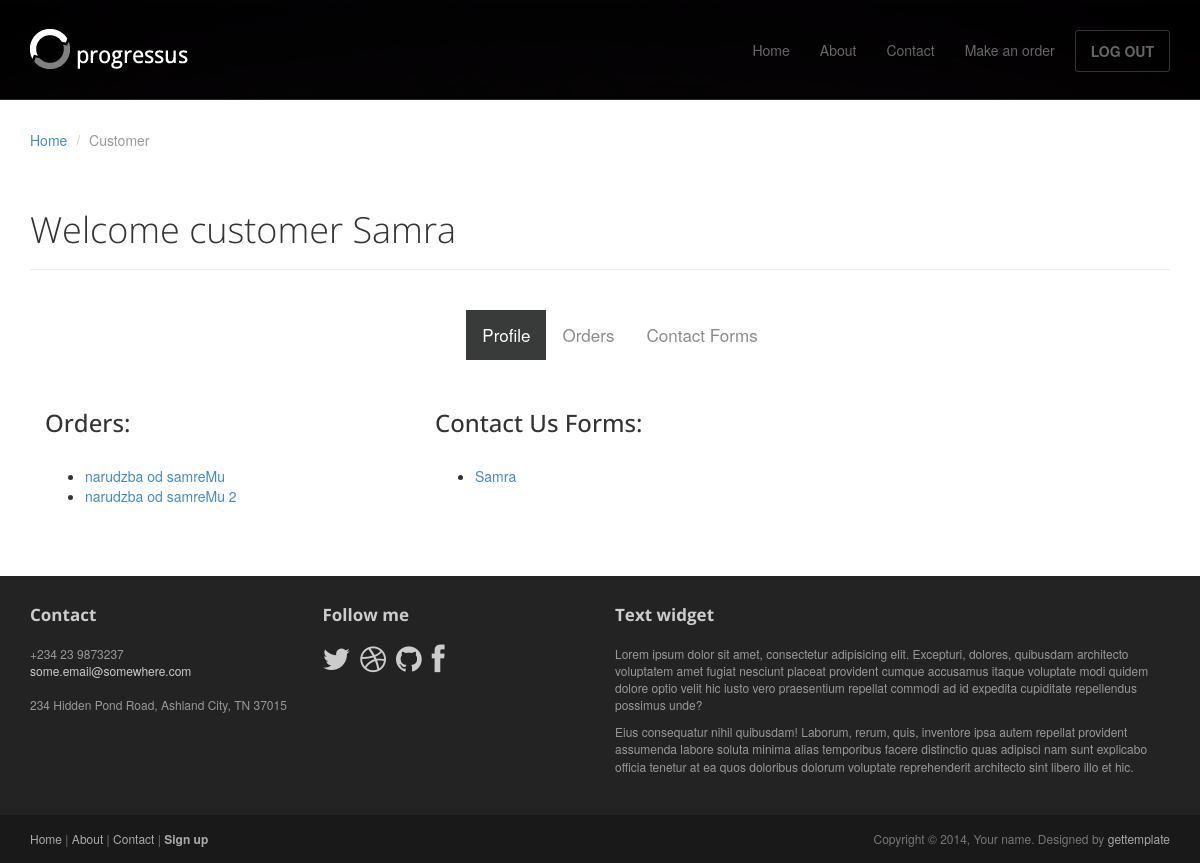
Screenshot of /customer/ (signed in) with the database file from the repository.
### printStudioApp/models.py (models this page shows)
class Order(models.Model):
    userID = models.ForeignKey(User, related_name="orders", on_delete=models.CASCADE)
    orderCode = models.CharField(max_length=15, blank=False)
    title = models.FileField(upload_to='media')
    print_type = models.CharField(max_length=10)
    bind_type = models.CharField(max_length=10)
    number_of_copies = models.IntegerField()
    color = models.CharField(max_length=20)
    created_at = models.DateTimeField(auto_now_add=False)
    class Meta:
        db_table = "printStudioApp_order"
    def __str__(self):
        return f'{self.orderCode}'

class ContactUsForm(models.Model):
    name = models.CharField(max_length=20)
    email = models.EmailField(unique=False)
    message = models.CharField(max_length=500)
    def __str__(self):
        return f'{self.name}'

### printStudioApp/decorators.py (the view)
        def wrapper_func(request, *args, **kwargs):
            group = None
            if request.user.groups.exists():
                group = request.user.groups.all()[0].name
            if group in allowed_roles:
                return view_func(request, *args, **kwargs)
            else:
                return HttpResponse('You are not authorized to view this page')

### printStudioApp/views.py (called while the page is built)
@unauthenticated_user
@login_required(login_url='login')
@allowed_users(['customer','admin'])
def customerPage(request):
    customuserModel = CustomUser.objects.get(pk=request.user.id)
    phone = customuserModel.phoneNumber
    my_orders = Order.objects.filter(userID=request.user)
    my_contactForms = ContactUsForm.objects.filter(email=request.user.email)
    context = {'my_orders':my_orders, 'my_contactForms':my_contactForms,
	'user':request.user,'phone':phone }
    return render(request, 'customer.html', context)

### printStudioApp/templates/customer.html (shortened to what this page needs)
{% load static %}
<!DOCTYPE html>
<html lang="en">
<head>
	<link rel="stylesheet" href={% static 'css/bootstrap.min.css' %}>
	<link rel="stylesheet" href={% static 'css/font-awesome.min.css' %}>
	<link rel="stylesheet" href={% static 'css/bootstrap-theme.css' %} media="screen" >
	<link rel="stylesheet" href={% static 'css/main.css' %}>
</head>
<body>
	<div class="navbar navbar-inverse navbar-fixed-top headroom" >
		<div class="container">
			<div class="navbar-header">
				<a class="navbar-brand" href={% url 'home' %}><img src={% static 'images/logo.png' %} alt="Progressus HTML5 template"></a>
			</div>
			<div class="navbar-collapse collapse">
				<ul class="nav navbar-nav pull-right">
					<li><a href={% url 'home' %}>Home</a></li>
					<li><a href={% url 'about' %}>About</a></li>
					<li><a href={% url 'contactForm' %}>Contact</a></li>
					{% if request.user.is_authenticated %}
                    <li><a href={% url 'order' %}>Make an order</a></li>
						<li><a class="btn" href={% url 'logout' %}>LOG OUT</a></li>
					{% else %}
						<li><a href={% url 'login' %}>Make an order</a></li>
						<li><a class="btn" href={% url 'login' %}>SIGN IN / SIGN UP</a></li>
					{% endif %}
				</ul>
			</div>
		</div>
	</div>
	<header id="head" class="secondary"></header>
	<div class="container">
		<ol class="breadcrumb">
			<li><a href={% url 'home' %}>Home</a></li>
			<li class="active">Customer</li>
		</ol>
        <br>
        <header class="page-header">
            <h1 class="page-title">Welcome customer {{request.user.first_name}}</h1>
        </header>
		<br>
        <div class="topnav justify-content-center">
			<ul class="navbar-nav abs-center-x">
				<li class="nav-item">
					<a class="active" href={% url 'userProfile' user.id %}>Profile</a>
				</li>
				<li class="nav-item">
					<a class="onCenter" href={% url 'listOrders' %}>Orders</a>
				</li>
				<li class="nav-item">
					<a class="onCenter" href={% url 'listContactForms' %}>Contact Forms</a>
				</li>
			</ul>
		  </div>
        <br>
		<div class="container">
            <div class="row">
              <div class="col-sm-4">
                <h3>Orders:</h3>
                    <br>
                    <ul>
                        {% for order in my_orders %}
                             <li><a href="{% url 'viewOrder' order.id %}">{{ order }}</a></li>
                        {% endfor %}
                     </ul>
              </div>
              <div class="col-sm-4">
                <h3>Contact Us Forms:</h3>
                <br>
                    <ul>
                        {% for contact in my_contactForms %}
                            <li><a href="{% url 'viewContactDetails' contact.id%}">{{ contact }}</a></li>
                        {% endfor %}
                    </ul>
              </div>
            </div>
          </div>
	</div>
	<footer id="footer" class="top-space">
		<div class="footer1">
			<div class="container">
				<div class="row">
					<div class="col-md-3 widget">
						<h3 class="widget-title">Contact</h3>
						<div class="widget-body">
							<p>+234 23 9873237<br>
								<a href="mailto:#">some.email@somewhere.com</a><br>
								<br>
								234 Hidden Pond Road, Ashland City, TN 37015
							</p>
						</div>
					</div>
					<div class="col-md-3 widget">
						<h3 class="widget-title">Follow me</h3>
						<div class="widget-body">
							<p class="follow-me-icons clearfix">
								<a href=""><i class="fa fa-twitter fa-2"></i></a>
								<a href=""><i class="fa fa-dribbble fa-2"></i></a>
								<a href=""><i class="fa fa-github fa-2"></i></a>
								<a href=""><i class="fa fa-facebook fa-2"></i></a>
							</p>
						</div>
					</div>
					<div class="col-md-6 widget">
						<h3 class="widget-title">Text widget</h3>
						<div class="widget-body">
							<p>Lorem ipsum dolor sit amet, consectetur adipisicing elit. Excepturi, dolores, quibusdam architecto voluptatem amet fugiat nesciunt placeat provident cumque accusamus itaque voluptate modi quidem dolore optio velit hic iusto vero praesentium repellat commodi ad id expedita cupiditate repellendus possimus unde?</p>
							<p>Eius consequatur nihil quibusdam! Laborum, rerum, quis, inventore ipsa autem repellat provident assumenda labore soluta minima alias temporibus facere distinctio quas adipisci nam sunt explicabo officia tenetur at ea quos doloribus dolorum voluptate reprehenderit architecto sint libero illo et hic.</p>
						</div>
					</div>
				</div>
			</div>
		</div>
		<div class="footer2">
			<div class="container">
				<div class="row">
					<div class="col-md-6 widget">
						<div class="widget-body">
							<p class="simplenav">
								<a href="#">Home</a> |
								<a href={% url 'about' %}>About</a> |
								<a href={% url 'contactForm' %}>Contact</a> |
								<b><a href={% url 'register' %}>Sign up</a></b>
							</p>
						</div>
					</div>
					<div class="col-md-6 widget">
						<div class="widget-body">
							<p class="text-right">
								Copyright &copy; 2014, Your name. Designed by <a href="http://gettemplate.com/" rel="designer">gettemplate</a>
							</p>
						</div>
					</div>
				</div>
			</div>
		</div>
	</footer>
</body>
</html>

### static/css/main.css (style rules this page uses)
#head { background:#181015 url( ../images/bg_header.jpg) no-repeat; background-size: cover; min-height:520px; text-align: center; padding-top:240px; color:white; font-family:"Open sans", Helvetica, Arial; font-weight:300; }
#head.secondary { height:100px; min-height: 100px; padding-top:0px; }
.headroom { -webkit-transition: all 0.4s ease-out; -moz-transition: all 0.4s ease-out; -o-transition: all 0.4s ease-out; transition: all 0.4s ease-out; }
h1, h2, h3, h4, h5, h6 { font-family:"Open sans", Helvetica, Arial; }
h1, .h1, h2, .h2, h3, .h3 { margin-top:30px; }
.page-title { margin-top:20px; font-weight:300; }
.breadcrumb { background:none; padding:0; margin:30px 0 0px 0; }
.top-space { margin-top: 60px; }
img { max-width:100%; }
.footer1 { background: #232323; padding: 30px 0 0 0; font-size: 12px; color: #999; }
.footer1 a { color: #ccc; }
.footer1 .widget { margin-bottom:30px; }
.footer1 .widget-title { font-size: 17px; font-weight: bold; color: #ccc; margin: 0 0 20px; }
.follow-me-icons { font-size:30px; }
.follow-me-icons i { float:left; margin:0 10px 0 0; }
.footer2 { background: #191919; padding: 15px 0; color: #777; font-size: 12px; }
.footer2 a { color: #aaa; }
.footer2 p { margin: 0; }

### printStudioApp/templates/customer.html (style rules this page uses)
.topnav .navbar-nav { display: inline-block; float: none; vertical-align: top; }
.topnav { text-align: center; }
.topnav { overflow: hidden; background-color: white; }
.topnav a { float: left; color: #8d8a8a; text-align: center; padding: 14px 16px; text-decoration: none; font-size: 17px; }
.topnav a.active { background-color: #383b3a; color: white; }
.onCenter { margin: 0 auto; }
.nav-item { list-style-type: none; }

### rows the page displays
Order: orderCode "narudzba od samreMu"
Order: orderCode "narudzba od samreMu 2"
ContactUsForm: name "Samra"

### other values shown
{{ request.user.first_name }} "Samra"
